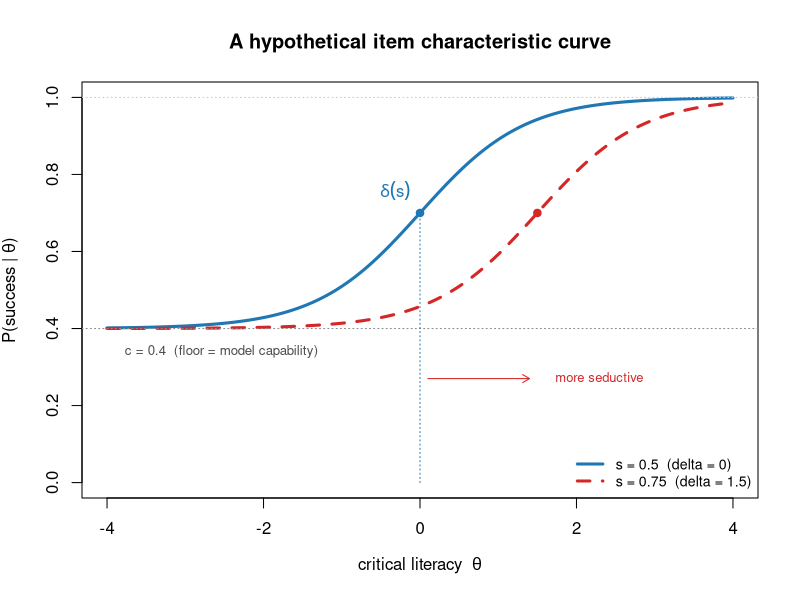
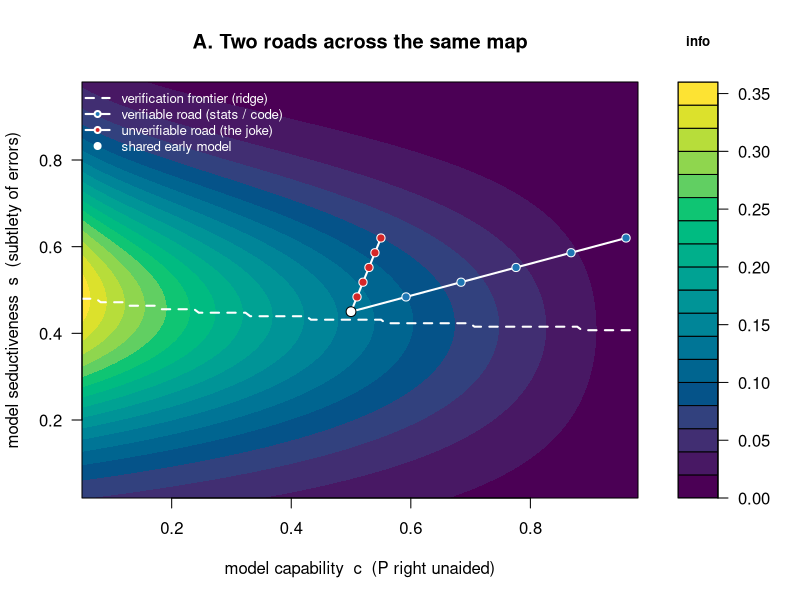
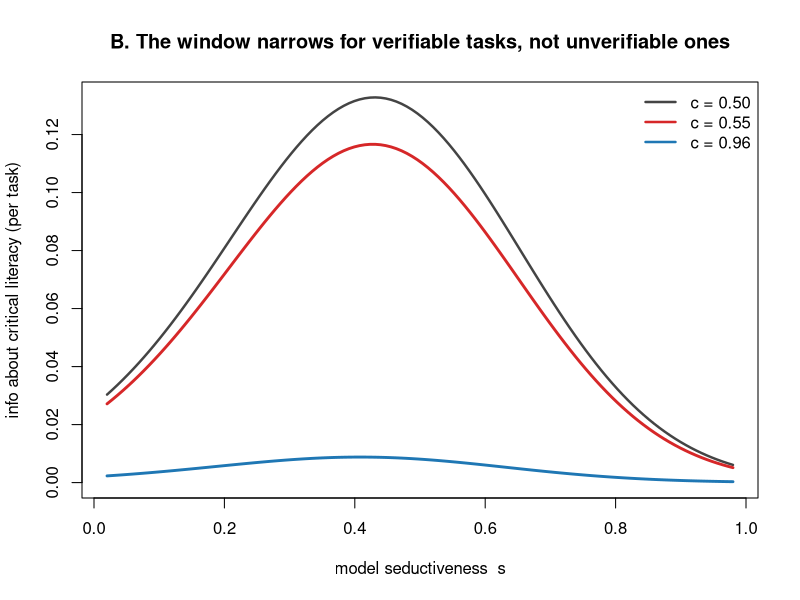
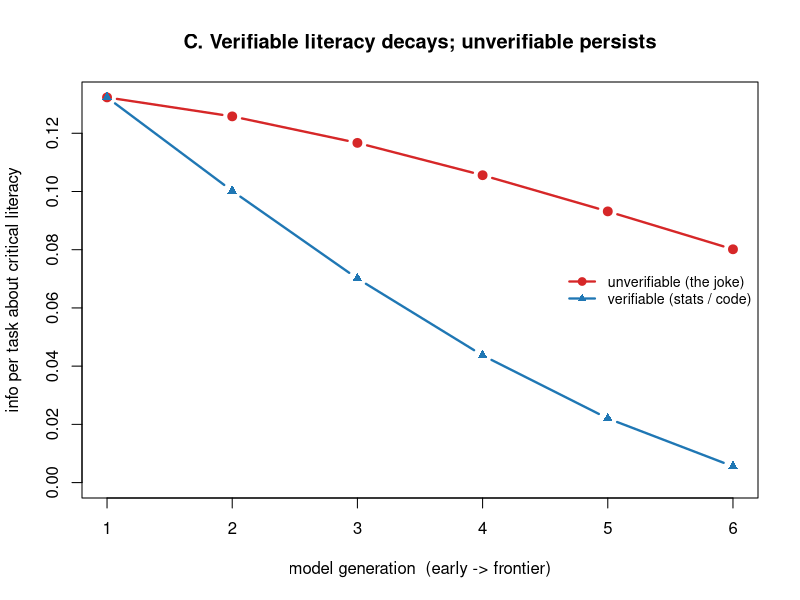
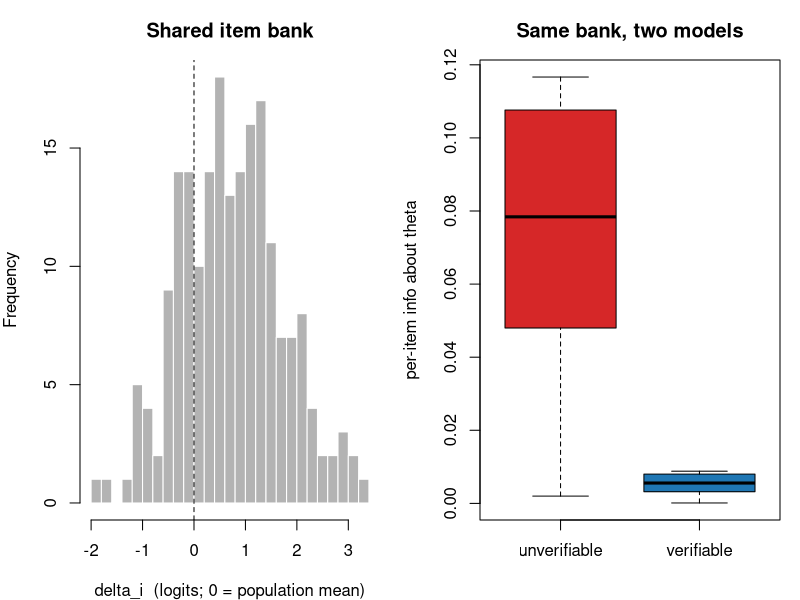
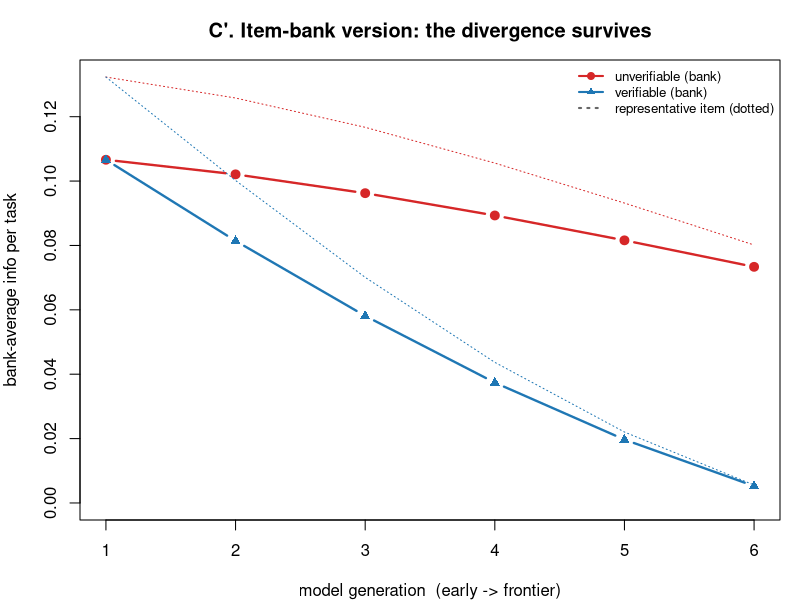

Source code (R) for these figures, in order:
## ---- chunk 1
knitr::opts_chunk$set(echo = TRUE, message = FALSE, warning = FALSE,
                      fig.width = 6, fig.height = 4.2, dpi = 130)
## ---- chunk 2
A_DISC <- 1.5                 # [CHOICE] discrimination of the catch process
DELTA_MIN <- -3; DELTA_MAX <- 3   # [CHOICE] seductiveness -> catch-difficulty

logistic <- function(x) 1 / (1 + exp(-x))

# seductiveness s -> difficulty of catching a wrong answer
delta_of_s <- function(s) DELTA_MIN + (DELTA_MAX - DELTA_MIN) * s

# P(final answer correct | theta, c, s)
P_success <- function(theta, c, s) {
  g <- logistic(A_DISC * (theta - delta_of_s(s)))
  c + (1 - c) * g
}
## ---- chunk 3
th <- seq(-4, 4, length.out = 300)
cc <- 0.40                          # lower asymptote (model capability)
s1 <- 0.50; s2 <- 0.75              # two seductiveness levels
d1 <- delta_of_s(s1); d2 <- delta_of_s(s2)   # -> delta = 0 and 1.5
mid <- (cc + 1) / 2                 # halfway between floor and ceiling

plot(th, P_success(th, cc, s1), type = "l", lwd = 3, col = "#1f77b4", ylim = c(0, 1),
     xlab = expression(paste("critical literacy  ", theta)),
     ylab = expression(paste("P(success | ", theta, ")")),
     main = "A hypothetical item characteristic curve")
lines(th, P_success(th, cc, s2), lwd = 3, lty = 2, col = "#d62728")

abline(h = cc, col = "gray55", lty = 3); abline(h = 1, col = "gray80", lty = 3)
text(-3.9, cc - 0.06, paste0("c = ", cc, "  (floor = model capability)"),
     pos = 4, cex = 0.8, col = "gray30")

# delta(s) = theta where the curve passes the halfway point
segments(d1, 0, d1, mid, col = "#1f77b4", lty = 3)
points(d1, mid, pch = 19, col = "#1f77b4"); points(d2, mid, pch = 19, col = "#d62728")
text(d1, mid + 0.05, expression(delta(s)), col = "#1f77b4", pos = 2, cex = 1.0)
arrows(d1 + 0.1, 0.27, d2 - 0.1, 0.27, length = 0.08, col = "#d62728")
text(d2 + 0.1, 0.27, "more seductive", col = "#d62728", pos = 4, cex = 0.78)

legend("bottomright", bty = "n", cex = 0.85, lwd = 3, lty = c(1, 2),
       col = c("#1f77b4", "#d62728"),
       legend = c(paste0("s = ", s1, "  (delta = ", d1, ")"),
                  paste0("s = ", s2, "  (delta = ", d2, ")")))
## ---- chunk 4
C0     <- 0.50   # [CHOICE] early capability, both domains
C_CEIL <- 0.96   # [CHOICE] verifiable capability ceiling (objective signal -> ~1)
C_CAP  <- 0.55   # [CHOICE] unverifiable capability ceiling (no signal -> plateau)
S0     <- 0.45   # [CHOICE] early seductiveness
S_MAX  <- 0.62   # [CHOICE] frontier seductiveness (fluency rises with scale)

cmax_of_v <- function(v) C_CAP + (C_CEIL - C_CAP) * v   # capability ceiling by domain
c_traj <- function(g, v) C0 + (cmax_of_v(v) - C0) * g   # capability over generations
s_traj <- function(g)    S0 + (S_MAX - S0) * g          # seductiveness over generations
## ---- chunk 5
# grid quadrature for theta ~ N(0,1)
THETA <- seq(-4, 4, length.out = 401)
W <- dnorm(THETA); W <- W / sum(W)         # normalized N(0,1) weights

# analytic dP/dtheta
dP_dtheta <- function(theta, c, s) {
  g <- logistic(A_DISC * (theta - delta_of_s(s)))
  (1 - c) * A_DISC * g * (1 - g)
}

# Fisher information at a single theta
info_point <- function(theta, c, s) {
  P  <- P_success(theta, c, s)
  dP <- dP_dtheta(theta, c, s)
  denom <- pmax(P * (1 - P), 1e-9)
  dP^2 / denom
}

# population-expected information for one task
expected_information <- function(c, s) sum(W * info_point(THETA, c, s))
## ---- chunk 6
set.seed(1)
eps <- 1e-6
ok <- TRUE
for (i in 1:200) {
  th <- runif(1, -3, 3); c <- runif(1, .1, .95); s <- runif(1, .05, .95)
  num <- (P_success(th + eps, c, s) - P_success(th - eps, c, s)) / (2 * eps)
  ana <- dP_dtheta(th, c, s)
  if (abs(num - ana) > 1e-5) ok <- FALSE
}
stopifnot(ok)
cat("PASS: analytic dP/dtheta matches finite differences.\n")
## ---- chunk 7
mc_information <- function(theta, c, s, n = 2e6) {
  P  <- P_success(theta, c, s)
  dP <- dP_dtheta(theta, c, s)
  Y  <- rbinom(n, 1, P)
  score <- (Y - P) * dP / (P * (1 - P))   # d/dtheta log-likelihood
  var(score)
}
set.seed(7)
for (case in list(c(0.3, 0.5, 0.4), c(0.6, 0.9, 0.55), c(-0.5, 0.7, 0.3))) {
  th <- case[1]; c <- case[2]; s <- case[3]
  cat(sprintf("theta=%+.1f c=%.2f s=%.2f  analytic=%.4f  monte-carlo=%.4f\n",
              th, c, s, info_point(th, c, s), mc_information(th, c, s)))
}
## ---- chunk 8
sapply(c(0.3, 0.6, 0.9, 0.99, 0.999),
       function(c) expected_information(c, s = 0.5))
## ---- chunk 9
cs <- seq(0.05, 0.98, length.out = 120)
ss <- seq(0.02, 0.98, length.out = 120)
INFO <- outer(cs, ss, Vectorize(expected_information))   # rows=c, cols=s

# verification-frontier ridge: best s for each c
ridge_s <- ss[apply(INFO, 1, which.max)]

# two roads across the same map, forked by verifiability
GEN <- seq(0, 1, length.out = 6)                 # early -> frontier
ver_c <- c_traj(GEN, 1); ver_s <- s_traj(GEN)    # verifiable domain (v=1)
unv_c <- c_traj(GEN, 0); unv_s <- s_traj(GEN)    # unverifiable domain (v=0)

filled.contour(
  x = cs, y = ss, z = INFO, color.palette = function(n) hcl.colors(n, "viridis"),
  xlab = "model capability  c  (P right unaided)",
  ylab = "model seductiveness  s  (subtlety of errors)",
  main = "A. Two roads across the same map",
  key.title = title(main = "info", cex.main = 0.8),
  plot.axes = {
    axis(1); axis(2)
    lines(cs, ridge_s, col = "white", lwd = 2, lty = 2)           # verification frontier
    lines(ver_c, ver_s, col = "white", lwd = 2)
    points(ver_c, ver_s, pch = 21, bg = "#1f77b4", col = "white", cex = 1.1)
    lines(unv_c, unv_s, col = "white", lwd = 2)
    points(unv_c, unv_s, pch = 21, bg = "#d62728", col = "white", cex = 1.1)
    # mark the shared start and the two frontiers (short, interior labels)
    points(ver_c[1], ver_s[1], pch = 21, bg = "white", col = "black", cex = 1.3)
    legend("topleft", bty = "n", text.col = "white", cex = 0.8,
           legend = c("verification frontier (ridge)",
                      "verifiable road (stats / code)",
                      "unverifiable road (the joke)",
                      "shared early model"),
           lty = c(2, 1, 1, NA), pch = c(NA, 21, 21, 21), lwd = c(2, 2, 2, NA),
           col = "white", pt.bg = c(NA, "#1f77b4", "#d62728", "white"))
  })
## ---- chunk 10
infoB_early <- sapply(ss, function(s) expected_information(C0,     s))  # 0.50, both domains, early
infoB_unv   <- sapply(ss, function(s) expected_information(C_CAP,  s))  # 0.55, unverifiable frontier
infoB_ver   <- sapply(ss, function(s) expected_information(C_CEIL, s))  # 0.96, verifiable frontier

plot(ss, infoB_early, type = "l", lwd = 2.4, col = "#444444",
     ylim = c(0, max(infoB_early)),
     xlab = "model seductiveness  s",
     ylab = "info about critical literacy (per task)",
     main = "B. The window narrows for verifiable tasks, not unverifiable ones")
lines(ss, infoB_unv, lwd = 2.8, col = "#d62728")
lines(ss, infoB_ver, lwd = 2.8, col = "#1f77b4")
legend("topright", bty = "n", cex = 1.0, lwd = 2.4,
       legend = c("c = 0.50", "c = 0.55", "c = 0.96"),
       col = c("#444444", "#d62728", "#1f77b4"))
## ---- chunk 11
RHO <- 0.80
I_NEED <- RHO / (1 - RHO)                     # = 4
items_for_reliability <- function(c, s) {
  e <- expected_information(c, s)
  if (e <= 1e-6) Inf else I_NEED / e
}

ver_info <- mapply(expected_information, ver_c, ver_s)   # verifiable road
unv_info <- mapply(expected_information, unv_c, unv_s)   # unverifiable road
gens <- seq_along(GEN)

plot(gens, unv_info, type = "b", pch = 19, col = "#d62728", lwd = 2.3,
     ylim = c(0, max(unv_info, ver_info)),
     xlab = "model generation  (early -> frontier)",
     ylab = "info per task about critical literacy",
     main = "C. Verifiable literacy decays; unverifiable persists")
lines(gens, ver_info, type = "b", pch = 17, col = "#1f77b4", lwd = 2.3)
legend("right", c("unverifiable (the joke)", "verifiable (stats / code)"),
       col = c("#d62728", "#1f77b4"), pch = c(19, 17), lwd = 2.3, bty = "n", cex = 0.85)
## ---- chunk 12
tab <- data.frame(
  point = c("shared early model", "verifiable frontier (stats/code)",
            "unverifiable frontier (the joke)"),
  c = c(ver_c[1], ver_c[6], unv_c[6]),
  s = c(ver_s[1], ver_s[6], unv_s[6]),
  info_per_item = c(expected_information(ver_c[1], ver_s[1]),
                    expected_information(ver_c[6], ver_s[6]),
                    expected_information(unv_c[6], unv_s[6])),
  items_for_rho_.80 = c(items_for_reliability(ver_c[1], ver_s[1]),
                        items_for_reliability(ver_c[6], ver_s[6]),
                        items_for_reliability(unv_c[6], unv_s[6]))
)
knitr::kable(tab, digits = c(0, 2, 2, 4, 0))

prog <- data.frame(generation = gens,
                   ver_c = ver_c, ver_info = ver_info,
                   unv_c = unv_c, unv_info = unv_info,
                   ver_items = round(mapply(items_for_reliability, ver_c, ver_s)),
                   unv_items = round(mapply(items_for_reliability, unv_c, unv_s)))
knitr::kable(prog, digits = c(0, 2, 4, 2, 4, 0, 0))
## ---- chunk 13
SIGMA_DELTA <- 1.0     # [CHOICE] spread of item difficulties (logits) around the mean
N_ITEMS     <- 200     # [CHOICE] prompts in the bank
BANK_SEED   <- 2026

# per-item info as a function of difficulty delta DIRECTLY (theta ~ N(0,1))
info_point_delta <- function(theta, c, delta) {
  g  <- logistic(A_DISC * (theta - delta))
  P  <- c + (1 - c) * g
  dP <- (1 - c) * A_DISC * g * (1 - g)
  dP^2 / pmax(P * (1 - P), 1e-9)
}
ei_delta <- function(c, delta) sum(W * info_point_delta(THETA, c, delta))

# consistency: the representative-item model is just the single-item case
stopifnot(abs(ei_delta(0.55, delta_of_s(0.62)) -
              expected_information(0.55, 0.62)) < 1e-9)
cat("PASS: ei_delta reproduces the representative-item information.\n")
## ---- chunk 14
# exact bank expectation: average per-item info over delta ~ N(delta_of_s(s), sigma)
DELTA_GRID <- seq(-7, 7, length.out = 281)
bank_info_exact <- function(c, s, sigma = SIGMA_DELTA) {
  wd <- dnorm(DELTA_GRID, delta_of_s(s), sigma); wd <- wd / sum(wd)
  sum(wd * sapply(DELTA_GRID, function(d) ei_delta(c, d)))
}

# a concrete RANDOM bank of N_ITEMS prompts
draw_bank <- function(c, s, sigma = SIGMA_DELTA, n = N_ITEMS, seed = NULL) {
  if (!is.null(seed)) set.seed(seed)
  delta_i <- rnorm(n, delta_of_s(s), sigma)
  list(delta = delta_i,
       info  = sapply(delta_i, function(d) ei_delta(c, d)))
}
## ---- chunk 15
s_front <- S_MAX                              # shared frontier seductiveness (= 0.62)
set.seed(BANK_SEED)
delta_i  <- rnorm(N_ITEMS, delta_of_s(s_front), SIGMA_DELTA)
info_unv <- sapply(delta_i, function(d) ei_delta(C_CAP,  d))   # c = 0.55 (unverifiable)
info_ver <- sapply(delta_i, function(d) ei_delta(C_CEIL, d))   # c = 0.96 (verifiable)

par(mfrow = c(1, 2), mar = c(4, 4, 3, 1))
hist(delta_i, breaks = 20, col = "gray70", border = "white",
     main = "Shared item bank", xlab = "delta_i  (logits; 0 = population mean)")
abline(v = 0, lty = 2)
boxplot(list(unverifiable = info_unv, verifiable = info_ver),
        col = c("#d62728", "#1f77b4"), ylab = "per-item info about theta",
        main = "Same bank, two models")
par(mfrow = c(1, 1))

cat(sprintf("random bank  : unverifiable mean=%.4f (items=%.0f) | verifiable mean=%.4f (items=%.0f)\n",
            mean(info_unv), 4/mean(info_unv), mean(info_ver), 4/mean(info_ver)))
cat(sprintf("exact bank   : unverifiable     =%.4f             | verifiable     =%.4f\n",
            bank_info_exact(C_CAP, s_front), bank_info_exact(C_CEIL, s_front)))
## ---- chunk 16
ver_info_bank <- sapply(seq_along(GEN), function(i) bank_info_exact(ver_c[i], ver_s[i]))
unv_info_bank <- sapply(seq_along(GEN), function(i) bank_info_exact(unv_c[i], unv_s[i]))

plot(gens, unv_info_bank, type = "b", pch = 19, col = "#d62728", lwd = 2.3,
     ylim = c(0, max(unv_info_bank, unv_info)),
     xlab = "model generation  (early -> frontier)",
     ylab = "bank-average info per task",
     main = "C'. Item-bank version: the divergence survives")
lines(gens, ver_info_bank, type = "b", pch = 17, col = "#1f77b4", lwd = 2.3)
lines(gens, unv_info, lty = 3, col = "#d62728")     # representative-item, for comparison
lines(gens, ver_info, lty = 3, col = "#1f77b4")
legend("topright", bty = "n", cex = 0.8,
       legend = c("unverifiable (bank)", "verifiable (bank)", "representative item (dotted)"),
       col = c("#d62728", "#1f77b4", "gray40"), pch = c(19, 17, NA),
       lty = c(1, 1, 3), lwd = 2)
## ---- chunk 17
set.seed(BANK_SEED)
reps <- replicate(300, {
  d <- rnorm(N_ITEMS, delta_of_s(s_front), SIGMA_DELTA)
  4 / mean(sapply(d, function(x) ei_delta(C_CAP, x)))
})
cat(sprintf("Unverifiable frontier, items-needed across 300 random banks of %d prompts:\n  median=%.0f   90%% interval [%.0f, %.0f]\n",
            N_ITEMS, median(reps), quantile(reps, .05), quantile(reps, .95)))
## ---- chunk 18
# Re-run the whole story under your own assumptions.
# NOTE: this temporarily sets the global parameters, then RESTORES them on exit,
# so calling it leaves no side effects (an earlier version leaked global state --
# see the lesson in the prose above).
sensitivity <- function(a = 1.5, dmin = -3, dmax = 3, rho = 0.80) {
  old <- list(A_DISC, DELTA_MIN, DELTA_MAX)
  on.exit({ A_DISC <<- old[[1]]; DELTA_MIN <<- old[[2]]; DELTA_MAX <<- old[[3]] })
  A_DISC <<- a; DELTA_MIN <<- dmin; DELTA_MAX <<- dmax
  data.frame(
    verifiable_frontier = (rho/(1-rho)) / expected_information(0.96, 0.62),
    unverifiable_frontier = (rho/(1-rho)) / expected_information(0.55, 0.62),
    shared_early = (rho/(1-rho)) / expected_information(0.50, 0.45)
  )
}
sensitivity()                       # defaults (delta -3..3, a=1.5)
sensitivity(a = 1.0)                # less discriminating catch process
sensitivity(dmin = -2, dmax = 2)    # narrower seductiveness range
